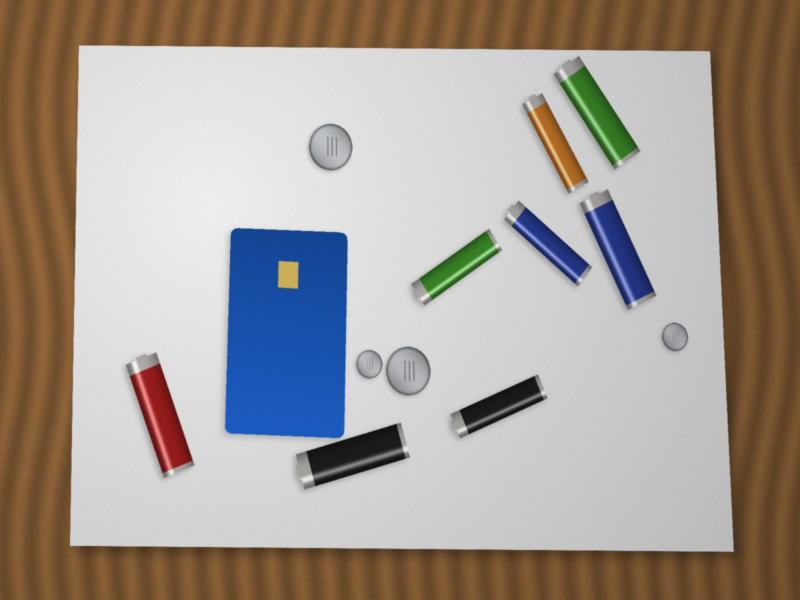
#> input picture data/tests/battery_1_tilted.jpg, 1600 x 1200 px (shown at 1/2 size)
$ python -i crop.py   (imports and definitions only)
#> lines starting #> are read from the running program, lines starting #| are printed output that depends on the picture; after the words box and inside, x2 and y2 are one past the last pixel; in counts of white or black regions, pixels touching at a corner belong together
### ivp/core.py
"""Core image-processing primitives, written from scratch on NumPy.

Everything here follows the textbook definition (Gonzalez & Woods). OpenCV is used elsewhere
only for the extension techniques (Hough, bilateral, CLAHE, inpainting) and for Lab conversion.
"""

import numpy as np
from numpy.lib.stride_tricks import sliding_window_view
from scipy import ndimage

# ----------------------------------------------------------------------------- basics


def to_u8(x):
    """Float image in 0..255 -> uint8 with rounding and clipping."""
    return np.clip(np.rint(x), 0, 255).astype(np.uint8)


# [95 lines left out: functions rgb_to_gray, rgb_to_hsv, hsv_to_rgb, rgb_to_yuv, yuv_to_rgb, lab_distance and 4 more, not called in this run]


SOBEL_X = np.array([[-1, 0, 1], [-2, 0, 2], [-1, 0, 1]], dtype=np.float32)
SOBEL_Y = SOBEL_X.T
LAPLACIAN = np.array([[0, 1, 0], [1, -4, 1], [0, 1, 0]], dtype=np.float32)


# [4 lines left out: function sobel, not called in this run]


def laplacian(gray):
    return convolve2d(gray, LAPLACIAN)


# [6 lines left out: function median3x3, not called in this run]


# ----------------------------------------------------------------------------- histograms / point operations


def histogram(u8):
    return np.bincount(u8.ravel(), minlength=256)


# [16 lines left out: functions equalize, match_histogram, not called in this run]


def contrast_stretch(x, lo, hi):
    """Piecewise-linear contrast stretching of x (any scale) from [lo,hi] to [0,1]."""
    return np.clip((x - lo) / max(hi - lo, 1e-6), 0.0, 1.0)


def gamma_transform(x01, gamma):
    return np.power(np.clip(x01, 0, 1), gamma)


def log_transform(x01, c=5.0):
    return np.log1p(c * np.clip(x01, 0, 1)) / np.log1p(c)


def otsu_threshold(u8):
    """Otsu's method: threshold that maximises between-class variance."""
    hist = histogram(u8).astype(np.float64)
    total = hist.sum()
    if total == 0:
        return 0
    p = hist / total
    omega = p.cumsum()
    mu = (p * np.arange(256)).cumsum()
    mu_t = mu[-1]
    denom = omega * (1 - omega)
    sigma_b = np.where(denom > 1e-12, (mu_t * omega - mu) ** 2 / np.maximum(denom, 1e-12), 0)
    return int(np.argmax(sigma_b))


# ----------------------------------------------------------------------------- morphology (grey-scale, square SE)


# [6 lines left out: function _slide, not called in this run]


def erode(img, k):
    return _slide(img, k, np.min)


def dilate(img, k):
    return _slide(img, k, np.max)


def opening(img, k):
    return dilate(erode(img, k), k)


def closing(img, k):
    return erode(dilate(img, k), k)


def top_hat(img, k):
    """Bright details thinner than the structuring element."""
    return img - opening(img, k)


def black_hat(img, k):
    """Dark details thinner than the structuring element."""
    return closing(img, k) - img


def box_filter(img, r):
    """Mean over a (2r+1) x (2r+1) window, reflected borders."""
    return ndimage.uniform_filter(img.astype(np.float32), size=2 * r + 1, mode="reflect")


# [11 lines left out: function guided_filter, not called in this run]


def smoothstep(a, b, x):
    t = np.clip((np.asarray(x, dtype=np.float32) - a) / (b - a), 0, 1)
    return t * t * (3 - 2 * t)


# [64 lines left out: functions line_close, line_ridge, long_line_pixels, not called in this run]


def label_components(mask):
    """8-connected component labelling."""
    return ndimage.label(mask, structure=np.ones((3, 3), dtype=int))


# ----------------------------------------------------------------------------- Canny


# [29 lines left out: function canny, not called in this run]


# ----------------------------------------------------------------------------- transforms


def dct_matrix(n=8):
    k = np.arange(n)[:, None]
    i = np.arange(n)[None, :]
    c = np.cos((2 * i + 1) * k * np.pi / (2 * n))
    c[0] *= 1 / np.sqrt(2)
    return (c * np.sqrt(2 / n)).astype(np.float32)


_C8 = dct_matrix(8)


# [55 lines left out: functions dct_shrink, fft_spectrum_image, homomorphic, wiener_deblur, not called in this run]

### ivp/crop.py
"""Auto-crop: find the white paper in the photo and cut out a straight rectangle around it.

The photo is taken from straight above (90 degrees), so the paper is a rectangle in the photo,
only possibly turned a little. The crop is therefore rigid: rotate, then cut a rectangle. No
perspective warp is used, so nothing in the photo is ever stretched.

  1. whiteness  W = V (1 - S) from HSV: paper is bright AND unsaturated; a wooden table,
                a laptop, cloth or skin are darker or coloured
  2. threshold  Otsu on W, but never below 72% of the brightest white (so a grey laptop or
                desk is not taken for paper), then an opening that cuts thin links
  3. angle      the minimum-area rectangle of the largest white region gives the paper's turn
  4. edges      the mask is turned straight; then, for every row and every column, the share
                of white pixels is counted (projection profiles). The paper is the longest run
                of rows and of columns that are at least half white. Curled corners, a bent
                page edge or a white blob next to the paper hardly change these counts, so the
                result is always a clean rectangle
  5. crop       the full-size photo is turned by the same angle and the rectangle is cut out
If the paper already fills the photo, nothing is cropped.
"""
import cv2
import numpy as np

from . import core

WORK = 700           # long side of the copy used to find the paper
COVER = 0.5          # a row / column belongs to the paper when at least this share is white
PAPER_REL = 0.62     # paper is at least this bright relative to the photo's brightest white


def whiteness(rgb):
    f = rgb.astype(np.float32) / 255.0
    mx, mn = f.max(-1), f.min(-1)
    s = (mx - mn) / np.maximum(mx, 1e-3)
    return mx * (1 - s)


def longest_run(on):
    """Start and end (exclusive) of the longest run of True values."""
    best, start, b0, b1 = 0, None, 0, 0
    for i, v in enumerate(list(on) + [False]):
        if v and start is None:
            start = i
        elif not v and start is not None:
            if i - start > best:
                best, b0, b1 = i - start, start, i
            start = None
    return b0, b1


def rotate(img, angle_deg, interp=cv2.INTER_LINEAR):
    """Turn an image about its centre, growing the canvas so nothing is cut off.
    Returns the turned image and the 2x3 matrix used."""
    h, w = img.shape[:2]
    M = cv2.getRotationMatrix2D((w / 2, h / 2), angle_deg, 1.0)
    cos, sin = abs(M[0, 0]), abs(M[0, 1])
    W, H = int(np.ceil(h * sin + w * cos)), int(np.ceil(h * cos + w * sin))
    M[0, 2] += W / 2 - w / 2
    M[1, 2] += H / 2 - h / 2
    return cv2.warpAffine(img, M, (W, H), flags=interp, borderMode=cv2.BORDER_REPLICATE), M


def find_paper(rgb):
    h, w = rgb.shape[:2]
    k = WORK / max(h, w)
    small = cv2.resize(rgb, (round(w * k), round(h * k)), interpolation=cv2.INTER_AREA)
    W = cv2.GaussianBlur(whiteness(small), (0, 0), 1.5)
    wu8 = core.to_u8(W * 255)
    # Otsu splits dark from light; a grey laptop or desk is "light" next to a black card, so
    # paper must also be close to the brightest white in the photo (its 90th percentile)
    t = max(core.otsu_threshold(wu8), int(PAPER_REL * np.percentile(wu8, 90)))
    paper = (wu8 > t).astype(np.uint8)
    # closing fills the objects lying on the paper; opening cuts thin links to other white things
    s = max(5, int(0.03 * WORK)) | 1
    m = cv2.morphologyEx(paper, cv2.MORPH_CLOSE, cv2.getStructuringElement(cv2.MORPH_ELLIPSE, (s, s)))
    m = cv2.morphologyEx(m, cv2.MORPH_OPEN, cv2.getStructuringElement(cv2.MORPH_ELLIPSE, (15, 15)))
    n, lab, st, _ = cv2.connectedComponentsWithStats(m, connectivity=8)
    if n < 2:
        return None
    i = 1 + int(np.argmax(st[1:, cv2.CC_STAT_AREA]))
    # region filling: everything lying on the paper (the card, the batteries) becomes paper,
    # so a large dark card does not make its rows and columns look empty
    # a card lying close to the paper's edge leaves only a thin strip of paper beside it; a
    # wider closing seals that strip first, so the card counts as enclosed
    seal = int(0.06 * WORK) | 1
    sealed = cv2.morphologyEx((lab == i).astype(np.uint8), cv2.MORPH_CLOSE,
                              cv2.getStructuringElement(cv2.MORPH_ELLIPSE, (seal, seal)))
    cs, _ = cv2.findContours(sealed, cv2.RETR_EXTERNAL, cv2.CHAIN_APPROX_NONE)
    outline = max(cs, key=cv2.contourArea)
    comp = np.zeros(m.shape, np.uint8)
    cv2.drawContours(comp, [outline], -1, 1, -1)
    # the paper's turn, from its minimum-area rectangle, folded into -45..45 degrees
    (_, _), (_, _), a = cv2.minAreaRect(outline)
    angle = float(((a + 45) % 90) - 45)
    if abs(angle) < 0.5:
        angle = 0.0
    # projection profiles of the straightened mask
    straight, M = rotate(comp * 255, angle, cv2.INTER_NEAREST)
    straight = straight > 127
    rows, cols = straight.mean(axis=1), straight.mean(axis=0)
    y0, y1 = longest_run(rows >= COVER * rows.max())
    x0, x1 = longest_run(cols >= COVER * cols.max())
    # corners of that rectangle, taken back into the photo's own coordinates (for drawing)
    Minv = cv2.invertAffineTransform(M)
    box = np.array([[x0, y0], [x1, y0], [x1, y1], [x0, y1]], np.float64)
    quad = (box @ Minv[:, :2].T + Minv[:, 2]) / k
    area = (x1 - x0) * (y1 - y0) / (small.shape[0] * small.shape[1])
    return {"angle": angle, "box_small": (x0, y0, x1, y1), "k": k, "quad": quad, "area_frac": area,
            "paper_small": comp.astype(bool), "white_small": wu8, "otsu": t,
            "rows": rows, "cols": cols}


def autocrop(rgb):
    """Returns dict(status, image, quad, ...). status 'applied' or 'skipped'."""
    h, w = rgb.shape[:2]
    f = find_paper(rgb)
    if f is None or f["area_frac"] < 0.15:
        return {"status": "skipped", "image": rgb, "find": f,
                "reason": "no sheet of white paper was found, so the whole photo is used"}
    x0, y0, x1, y1 = f["box_small"]
    sh, sw = f["paper_small"].shape
    full = x0 <= 1 and y0 <= 1 and x1 >= sw - 1 and y1 >= sh - 1
    if f["area_frac"] > 0.96 or (full and f["angle"] == 0.0):
        return {"status": "skipped", "image": rgb, "find": f,
                "reason": f"the paper already fills the photo ({100 * f['area_frac']:.0f}%), so nothing needs cropping"}
    # same turn on the full-size photo, then cut the rectangle (scaled up from the small copy)
    big, _ = rotate(rgb, f["angle"]) if f["angle"] else (rgb, None)
    k = f["k"]
    # the small copy was turned on its own canvas; map the box through the canvas centres
    sh_r, sw_r = rotate(np.zeros((sh, sw), np.uint8), f["angle"])[0].shape if f["angle"] else (sh, sw)
    ox, oy = (big.shape[1] - sw_r / k) / 2, (big.shape[0] - sh_r / k) / 2
    X0, X1 = x0 / k + ox, x1 / k + ox
    Y0, Y1 = y0 / k + oy, y1 / k + oy
    # trim a thin strip so the paper's own edge and its shadow are not seen as an object
    m = max(4, int(0.008 * max(X1 - X0, Y1 - Y0)))
    X0, Y0 = int(np.clip(X0 + m, 0, big.shape[1])), int(np.clip(Y0 + m, 0, big.shape[0]))
    X1, Y1 = int(np.clip(X1 - m, 0, big.shape[1])), int(np.clip(Y1 - m, 0, big.shape[0]))
    out = big[Y0:Y1, X0:X1].copy()
    return {"status": "applied", "image": out, "quad": f["quad"], "angle": f["angle"],
            "size": (out.shape[1], out.shape[0]), "find": f, "kept_frac": out.size / rgb.size,
            "offset": (X0, Y0)}


# [30 lines left out: functions line_intersect, draw_quad, profile_plot, not called in this run]

>>> import cv2
>>> picture = cv2.imread('../data/tests/battery_1_tilted.jpg')
#> picture is the input picture: shape (1200, 1600, 3); mean B, G, R 148.6, 155.9, 164.8
>>> result = autocrop(picture)
#> in whiteness, `s = (mx - mn) / np.maximum(mx, 1e-3)`:
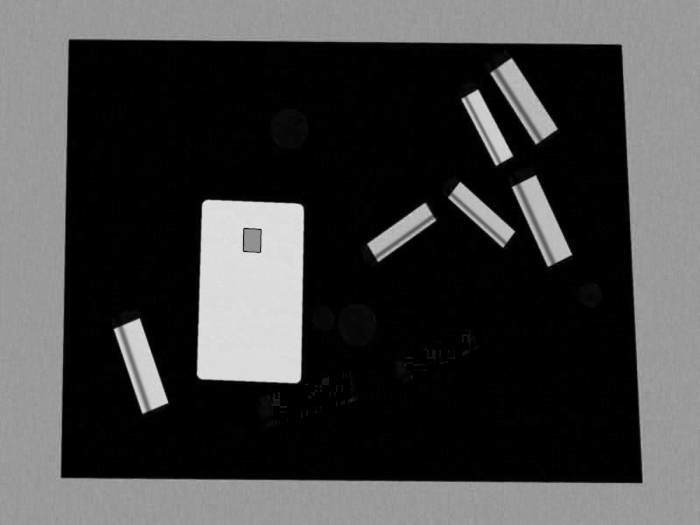
#> s: shape (525, 700) float32; min 0, max 0.908, mean 0.262
#> in find_paper, `W = cv2.GaussianBlur(whiteness(small), (0, 0), 1.5)`:
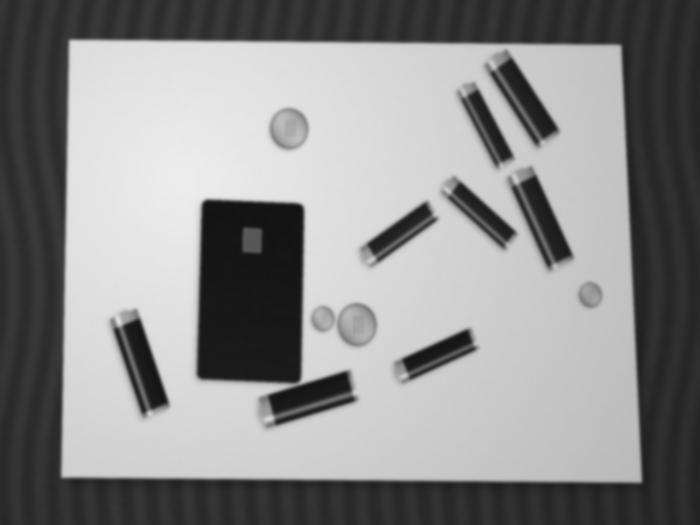
#> W: shape (525, 700) float32; min 0.0727, max 0.93, mean 0.55
#> in otsu_threshold, `hist = histogram(u8).astype(np.float64)`: hist = 256 values, max 9404 at index 46, min 0 at index 0, mean 1435.5
#> in otsu_threshold, `total = hist.sum()`: total = 367500
#> in otsu_threshold, `p = hist / total`: p = 256 values, max 0.0256 at index 46, min 0 at index 0, mean 0.00391
#> in otsu_threshold, `omega = p.cumsum()`: omega = 256 values from 0 to 1
#> in otsu_threshold, `mu = (p * np.arange(256)).cumsum()`: mu = 256 values from 0 to 140.2
#> in otsu_threshold, `mu_t = mu[-1]`: mu_t = 140.2
#> in otsu_threshold, `denom = omega * (1 - omega)`: denom = 256 values, max 0.25 at index 194, min 0 at index 0, mean 0.172
#> in otsu_threshold, `sigma_b = np.where(denom > 1e-12, (mu_t * omega - mu) ** 2 / np.maximu..`: sigma_b = 256 values, max 6407.3 at index 127, min 0 at index 0, mean 4032.8
#> in find_paper, `t = max(core.otsu_threshold(wu8), int(PAPER_REL * np.percentile(wu8, 9..`: t = 140
#> in find_paper, `paper = (wu8 > t).astype(np.uint8)`:
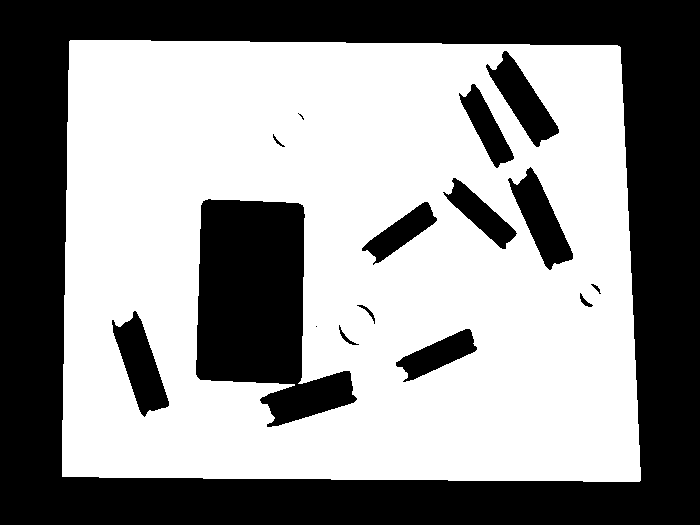
#> paper: shape (525, 700); values 0 (black) and 1 (white), 57.1% white; 16 black regions (2 under 20 px), largest, box (x1, y1, x2, y2) and area: (0, 0, 700, 525) 120222, (196, 199, 357, 427) 21794, (112, 311, 169, 417) 2854
#> in find_paper, `n, lab, st, _ = cv2.connectedComponentsWithStats(m, connectivity=8)`: n = 2; st = [[0, 0, 700, 525, 156205], [62, 40, 579, 442, 211295]]
#> in find_paper, `i = 1 + int(np.argmax(st[1:, cv2.CC_STAT_AREA]))`: i = 1
#> in find_paper, `sealed = cv2.morphologyEx((lab == i).astype(np.uint8), cv2.MORPH_CLOSE..`:
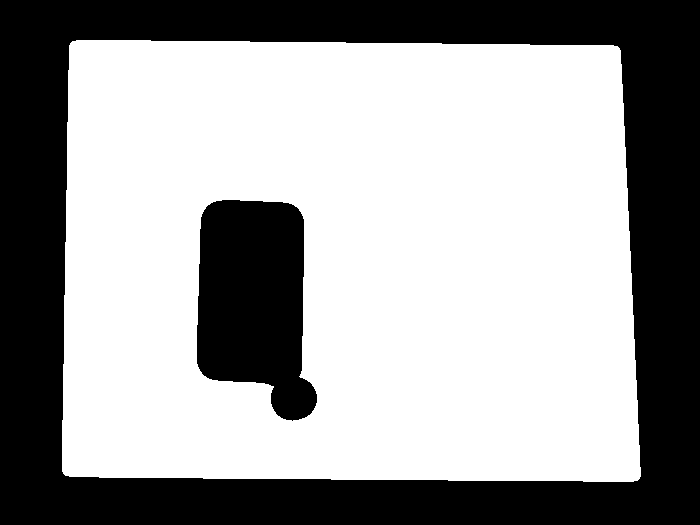
#> sealed: shape (525, 700); values 0 (black) and 1 (white), 61.8% white; 2 black regions
#> in find_paper, `cs, _ = cv2.findContours(sealed, cv2.RETR_EXTERNAL, cv2.CHAIN_APPROX_N..`: cs = 1 contour; box (x1, y1, x2, y2) and area: (62, 40, 641, 482) 246234
#> in find_paper, `outline = max(cs, key=cv2.contourArea)`: outline = contour of 1985 points, box (x1, y1, x2, y2) (62, 40, 641, 482), area 246234
#> in find_paper, `(_, _), (_, _), a = cv2.minAreaRect(outline)`: a = -89.45
#> in find_paper, `angle = float(((a + 45) % 90) - 45)`: angle = 0.551
#> in rotate, `M = cv2.getRotationMatrix2D((w / 2, h / 2), angle_deg, 1.0)`: M = [[1, 0.00961, -2.51], [-0.00961, 1, 3.38]]
#> in rotate, `cos, sin = abs(M[0, 0]), abs(M[0, 1])`: cos = 1; sin = 0.00961
#> in rotate, `W, H = int(np.ceil(h * sin + w * cos)), int(np.ceil(h * cos + w * sin))`: W = 706; H = 532
#> in find_paper, `straight, M = rotate(comp * 255, angle, cv2.INTER_NEAREST)`:
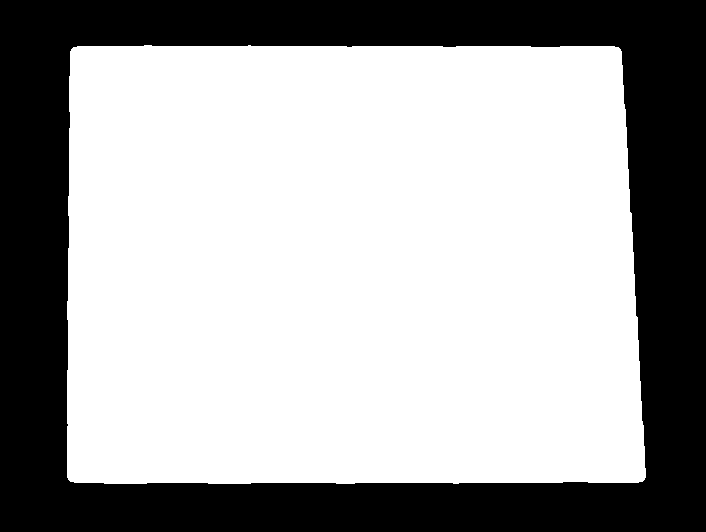
#> straight: shape (532, 706); 65.8% white; 1 black region, box (x1, y1, x2, y2) and area: (0, 0, 706, 532) 128357
#> in find_paper, `straight, M = rotate(comp * 255, angle, cv2.INTER_NEAREST)`: M = [[1, 0.00961, 0.492], [-0.00961, 1, 6.88]]
#> in find_paper, `rows, cols = straight.mean(axis=1), straight.mean(axis=0)`: rows = 532 values, max 0.82 at index 468, min 0 at index 0, mean 0.658; cols = 706 values, max 0.825 at index 144, min 0 at index 0, mean 0.658
#> the loop in longest_run, `for i, v in enumerate(list(on) + [False]):` made 533 passes
#> (best, b0, b1) on pass 484: (437, 46, 483)
#> after the loop in longest_run, `for i, v in enumerate(list(on) + [False]):`: b0 = 46; b1 = 483; best = 437
#> in find_paper, `y0, y1 = longest_run(rows >= COVER * rows.max())`: y0 = 46; y1 = 483
#> the loop in longest_run (call 2), `for i, v in enumerate(list(on) + [False]):` made 707 passes
#> (best, b0, b1) on pass 635: (566, 68, 634)
#> in find_paper, `x0, x1 = longest_run(cols >= COVER * cols.max())`: x0 = 68; x1 = 634
#> in find_paper, `Minv = cv2.invertAffineTransform(M)`: Minv = [[1, -0.00961, -0.426], [0.00961, 1, -6.88]]
#> in find_paper, `box = np.array([[x0, y0], [x1, y0], [x1, y1], [x0, y1]], np.float64)`: box = [[68, 46], [634, 46], [634, 483], [68, 483]]
#> in find_paper, `quad = (box @ Minv[:, :2].T + Minv[:, 2]) / k`: quad = [[153.4, 90.9], [1447.1, 103.3], [1437.5, 1102.2], [143.8, 1089.7]]
#> in find_paper, `area = (x1 - x0) * (y1 - y0) / (small.shape[0] * small.shape[1])`: area = 0.673
#> in autocrop, `f = find_paper(rgb)`: f = 10 items
#> in autocrop, `x0, y0, x1, y1 = f["box_small"]`: x0 = 68; y0 = 46; x1 = 634; y1 = 483
#> in autocrop, `full = x0 <= 1 and y0 <= 1 and x1 >= sw - 1 and y1 >= sh - 1`: full = False
#> in autocrop, `big, _ = rotate(rgb, f["angle"]) if f["angle"] else (rgb, None)`:
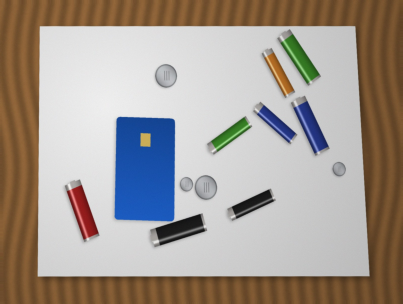
#> big: shape (1216, 1612, 3) (shown at 1/4 size); mean B, G, R 146.5, 154.4, 163.8
#> in autocrop, `k = f["k"]`: k = 0.438
#> in autocrop, `sh_r, sw_r = rotate(np.zeros((sh, sw), np.uint8), f["angle"])[0].shape..`: sh_r = 532; sw_r = 706
#> in autocrop, `ox, oy = (big.shape[1] - sw_r / k) / 2, (big.shape[0] - sh_r / k) / 2`: ox = -0.857; oy = 0
#> in autocrop, `X0, X1 = x0 / k + ox, x1 / k + ox`: X0 = 154.6; X1 = 1448.3
#> in autocrop, `Y0, Y1 = y0 / k + oy, y1 / k + oy`: Y0 = 105.1; Y1 = 1104
#> in autocrop, `m = max(4, int(0.008 * max(X1 - X0, Y1 - Y0)))`: m = 10
#> in autocrop, `X0, Y0 = int(np.clip(X0 + m, 0, big.shape[1])), int(np.clip(Y0 + m, 0,..`: X0 = 164; Y0 = 115
#> in autocrop, `X1, Y1 = int(np.clip(X1 - m, 0, big.shape[1])), int(np.clip(Y1 - m, 0,..`: X1 = 1438; Y1 = 1094
#> in autocrop, `out = big[Y0:Y1, X0:X1].copy()`:
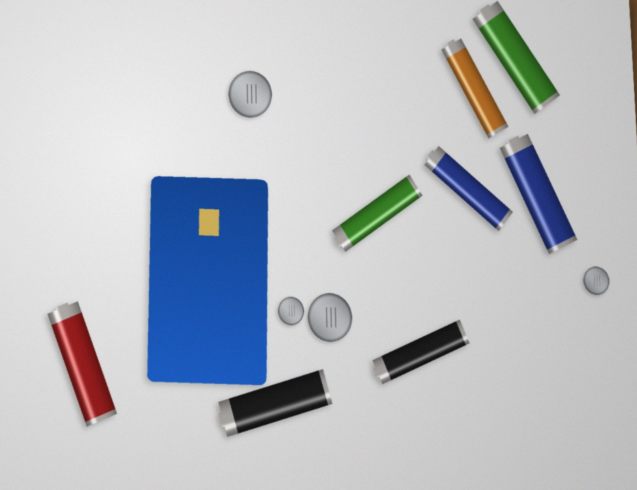
#> out: shape (979, 1274, 3) (shown at 1/2 size); mean B, G, R 197.2, 191, 187.1
#> result = 8 items
